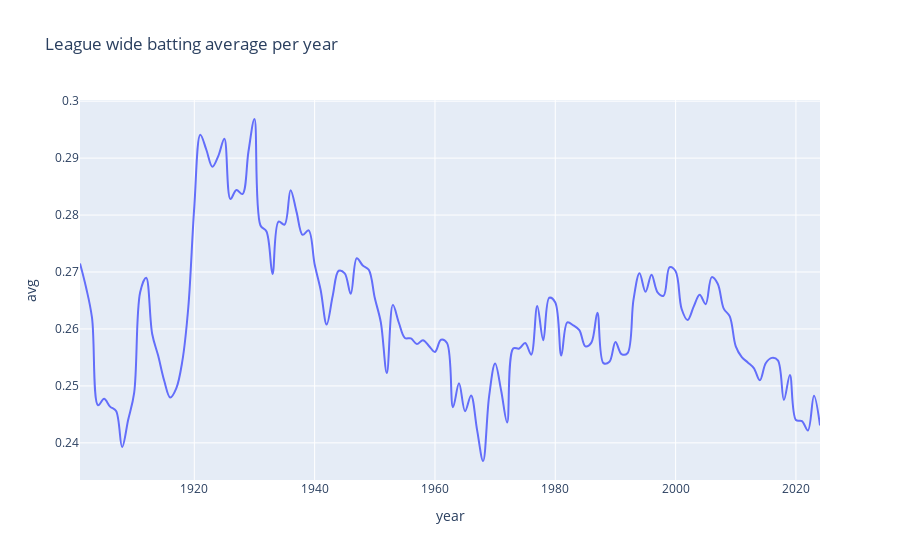

Notebook cell for this chart:
### Code cell
# Visualize with plotly
import plotly.express as px
fig = px.line(df, x="year", y="avg", title="League wide batting average per year", line_shape='spline')
fig
